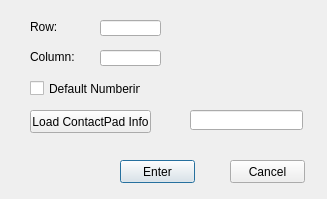
<?xml version="1.0" encoding="UTF-8"?>
<ui version="4.0">
 <class>newlayout</class>
 <widget class="QDialog" name="newlayout">
  <property name="geometry">
   <rect>
    <x>0</x>
    <y>0</y>
    <width>327</width>
    <height>199</height>
   </rect>
  </property>
  <property name="windowTitle">
   <string>Dialog</string>
  </property>
  <widget class="QLabel" name="label">
   <property name="geometry">
    <rect>
     <x>30</x>
     <y>20</y>
     <width>47</width>
     <height>13</height>
    </rect>
   </property>
   <property name="text">
    <string>Row:</string>
   </property>
  </widget>
  <widget class="QLabel" name="label_2">
   <property name="geometry">
    <rect>
     <x>30</x>
     <y>50</y>
     <width>47</width>
     <height>13</height>
    </rect>
   </property>
   <property name="text">
    <string>Column:</string>
   </property>
  </widget>
  <widget class="QPushButton" name="enterButton">
   <property name="geometry">
    <rect>
     <x>120</x>
     <y>160</y>
     <width>75</width>
     <height>23</height>
    </rect>
   </property>
   <property name="text">
    <string>Enter</string>
   </property>
  </widget>
  <widget class="QPushButton" name="cancelButton">
   <property name="geometry">
    <rect>
     <x>230</x>
     <y>160</y>
     <width>75</width>
     <height>23</height>
    </rect>
   </property>
   <property name="text">
    <string>Cancel</string>
   </property>
  </widget>
  <widget class="QLineEdit" name="rowEdit">
   <property name="geometry">
    <rect>
     <x>100</x>
     <y>20</y>
     <width>61</width>
     <height>16</height>
    </rect>
   </property>
  </widget>
  <widget class="QLineEdit" name="columnEdit">
   <property name="geometry">
    <rect>
     <x>100</x>
     <y>50</y>
     <width>61</width>
     <height>16</height>
    </rect>
   </property>
  </widget>
  <widget class="QCheckBox" name="defaultNumberingBox">
   <property name="geometry">
    <rect>
     <x>30</x>
     <y>80</y>
     <width>111</width>
     <height>17</height>
    </rect>
   </property>
   <property name="text">
    <string>Default Numbering</string>
   </property>
  </widget>
  <widget class="QPushButton" name="loadContactPadInfoButton">
   <property name="geometry">
    <rect>
     <x>30</x>
     <y>110</y>
     <width>121</width>
     <height>23</height>
    </rect>
   </property>
   <property name="text">
    <string>Load ContactPad Info</string>
   </property>
  </widget>
  <widget class="QLineEdit" name="loadCPadInfoEdit">
   <property name="geometry">
    <rect>
     <x>190</x>
     <y>110</y>
     <width>113</width>
     <height>20</height>
    </rect>
   </property>
  </widget>
 </widget>
 <resources/>
 <connections/>
</ui>
